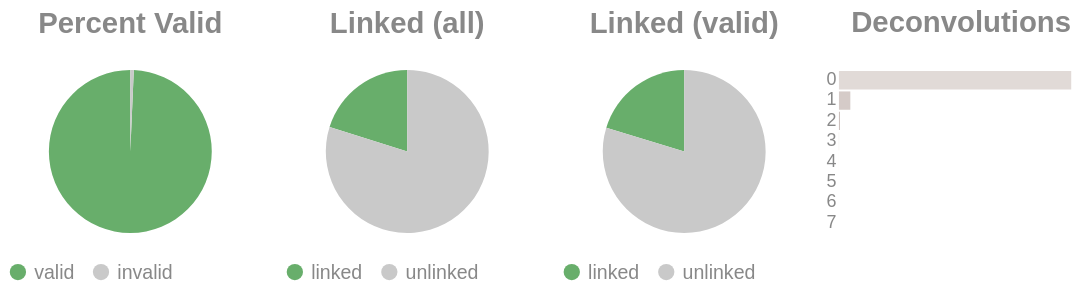

Here is the notebook cell this chart was saved with:
### Code cell
if SKIPLR:
    pass
else:
    clash = Counter()
    for i in valids['molecule'].to_list():
        _mol = i.split("-")
        if len(_mol) == 1:
            clash.update('0')
        else:
            clash.update(_mol[-1])

    _d = {"deconvolutions": [], 'count': []}
    for k,v in clash.items():
        _d['deconvolutions'].append(k)
        _d['count'].append(v)

    tot_valid = valids['reads'].sum()
    mask = valids['reads'] >= 2
    n_linked_reads = valids.filter(mask)['reads'].sum()
    if n_linked_reads == 0:
        print_html("No linked molecules (>=2 reads) were detected; skipping linked-only distributions.")
        SKIPLR = True
    else:
        perc_valid = round(tot_valid / n_reads, 4)
        linked_perc_abs = round(n_linked_reads / n_reads, 4)
        linked_perc = round(n_linked_reads / tot_valid, 4)

    _valid = pl.DataFrame({"valids": ['valid', 'invalid'], "count": [tot_valid, n_reads - tot_valid]})
    _linked_abs = pl.DataFrame({"linked (absolute)": ['linked', 'unlinked'], "count": [n_linked_reads, n_reads - n_linked_reads]})
    _linked_rel = pl.DataFrame({"linked (valids)": ['linked', 'unlinked'], "count": [n_linked_reads, tot_valid - n_linked_reads]})

    (
        alt.hconcat(
            piechart(_valid, goodval = 'valid', title = "Percent Valid"),
            piechart(_linked_abs, goodval = "linked", title =  "Linked (all)"),
            piechart(_linked_rel, goodval = "linked", title =  "Linked (valid)"),
            convolutionbar(pl.DataFrame(_d), title = "Deconvolutions"),
            center = True,
            bounds = 'flush'
        )
        .resolve_scale(color='independent')
        .resolve_legend('independent')
        .properties(usermeta={'embedOptions': {"actions": False}})
    ).display()

### Figure 1 — Vega-Lite specification as saved in the notebook (floating-point values rounded to 4 significant figures)
{"width": "container", "height": 400, "config": {"title": {"anchor": "start", "dy": -15, "fontSize": 18, "color": "#888888", "subtitleColor": "#888888", "subtitleFontSize": 14}, "arc": {"fill": "#0072B2"}, "axis": {"domainColor": "#888888", "domainWidth": 0.5, "gridWidth": 0.2, "grid": false, "titleFontWeight": 400, "titleFontSize": 15, "labelFontSize": 11, "labelColor": "#888888", "tickColor": "#888888", "tickWidth": 0.2, "titleColor": "#888888"}, "axisBand": {"grid": false}, "axisX": {"grid": true, "tickSize": 10, "domainCap": "round"}, "axisY": {"domain": false, "grid": true, "tickSize": 0, "domainCap": "round"}, "background": "transparent", "header": {"labelFontSize": 15, "labelColor": "#888888", "titleFontSize": 15, "titleFontWeight": 600, "titleColor": "#888888"}, "legend": {"labelFont": "sans-serif", "labelFontSize": 12, "labelColor": "#888888", "symbolSize": 100, "symbolType": "circle", "titleFontSize": 12, "titlePadding": 10, "titleColor": "#888888", "title": null}, "range": {"category": ["#E69F00", "#56B4E9", "#009E73", "#F0E442", "#0072B2", "#D55E00", "#CC79A7", "#000000"], "diverging": ["#cfe8f3", "#a2d4ec", "#73bfe2", "#46abdb", "#1696d2", "#12719e"]}, "area": {"fill": "#0072B2", "fillOpacity": 0.7, "line": true, "strokeOpacity": 0.7}, "line": {"color": "#0072B2", "stroke": "#0072B2", "strokeWidth": 2}, "trail": {"color": "#0072B2", "stroke": "#0072B2", "strokeWidth": 0, "size": 1}, "point": {"filled": true, "fillOpacity": 1.0, "size": 95}, "text": {"color": "#888888", "fontSize": 11, "align": "right", "fontWeight": 400, "size": 11}, "bar": {"fill": "#0072B2", "stroke": null}, "view": {"stroke": null, "continuousWidth": 660, "continuousHeight": 400}}, "hconcat": [{"data": {"name": "data-5f70ca65e44f3efbf42a63063543d182"}, "mark": {"type": "arc"}, "encoding": {"color": {"field": "valids", "legend": {"orient": "bottom", "title": null}, "scale": {"domain": ["valid", "invalid"], "range": ["#68ae6b", "#C9C9C9"]}, "title": "Valids", "type": "nominal"}, "theta": {"field": "count", "type": "quantitative"}, "tooltip": [{"field": "valids", "title": "Valids", "type": "ordinal"}, {"field": "percent", "format": ".2%", "title": "Percent", "type": "quantitative"}, {"field": "count", "title": "Count", "type": "quantitative"}]}, "height": 100, "title": {"text": "Percent Valid", "align": "center", "anchor": "middle"}, "transform": [{"calculate": "datum.count / 6821573", "as": "percent"}], "width": 150}, {"data": {"name": "data-912f17e0463ab58a6e1a384e2fb6858b"}, "mark": {"type": "arc"}, "encoding": {"color": {"field": "linked (absolute)", "legend": {"orient": "bottom", "title": null}, "scale": {"domain": ["linked", "unlinked"], "range": ["#68ae6b", "#C9C9C9"]}, "title": "Linked (Absolute)", "type": "nominal"}, "theta": {"field": "count", "type": "quantitative"}, "tooltip": [{"field": "linked (absolute)", "title": "Linked (Absolute)", "type": "ordinal"}, {"field": "percent", "format": ".2%", "title": "Percent", "type": "quantitative"}, {"field": "count", "title": "Count", "type": "quantitative"}]}, "height": 100, "title": {"text": "Linked (all)", "align": "center", "anchor": "middle"}, "transform": [{"calculate": "datum.count / 6821573", "as": "percent"}], "width": 150}, {"data": {"name": "data-6ecec7ca007c56a35545a440186d5700"}, "mark": {"type": "arc"}, "encoding": {"color": {"field": "linked (valids)", "legend": {"orient": "bottom", "title": null}, "scale": {"domain": ["linked", "unlinked"], "range": ["#68ae6b", "#C9C9C9"]}, "title": "Linked (Valids)", "type": "nominal"}, "theta": {"field": "count", "type": "quantitative"}, "tooltip": [{"field": "linked (valids)", "title": "Linked (Valids)", "type": "ordinal"}, {"field": "percent", "format": ".2%", "title": "Percent", "type": "quantitative"}, {"field": "count", "title": "Count", "type": "quantitative"}]}, "height": 100, "title": {"text": "Linked (valid)", "align": "center", "anchor": "middle"}, "transform": [{"calculate": "datum.count / 6775010", "as": "percent"}], "width": 150}, {"data": {"name": "data-f1c162a57e044ebe2adf803df1ee67eb"}, "mark": {"type": "bar"}, "encoding": {"color": {"field": "deconvolutions", "legend": null, "scale": {"scheme": "lightgreyred"}, "type": "nominal"}, "tooltip": [{"field": "deconvolutions", "title": "Deconvolutions", "type": "ordinal"}, {"field": "percent", "format": ".2%", "title": "Percent", "type": "quantitative"}, {"field": "count", "title": "Count", "type": "quantitative"}], "x": {"axis": null, "field": "count", "type": "quantitative"}, "y": {"field": "deconvolutions", "sort": "ascending", "title": null, "type": "nominal"}}, "height": 100, "title": {"text": "Deconvolutions", "align": "center", "anchor": "middle"}, "transform": [{"calculate": "datum.count / 6011048", "as": "percent"}], "width": 150}], "bounds": "flush", "center": true, "resolve": {"legend": {"angle": "independent"}, "scale": {"color": "independent"}}, "usermeta": {"embedOptions": {"actions": false}}, "$schema": "https://vega.github.io/schema/vega-lite/v6.1.0.json", "datasets": {"data-5f70ca65e44f3efbf42a63063543d182": [{"valids": "valid", "count": 6775010}, {"valids": "invalid", "count": 46563}], "data-912f17e0463ab58a6e1a384e2fb6858b": [{"linked (absolute)": "linked", "count": 1374091}, {"linked (absolute)": "unlinked", "count": 5447482}], "data-6ecec7ca007c56a35545a440186d5700": [{"linked (valids)": "linked", "count": 1374091}, {"linked (valids)": "unlinked", "count": 5400919}], "data-f1c162a57e044ebe2adf803df1ee67eb": [{"deconvolutions": "0", "count": 5703763}, {"deconvolutions": "1", "count": 279774}, {"deconvolutions": "2", "count": 24391}, {"deconvolutions": "3", "count": 2729}, {"deconvolutions": "4", "count": 330}, {"deconvolutions": "5", "count": 54}, {"deconvolutions": "6", "count": 6}, {"deconvolutions": "7", "count": 1}]}}
